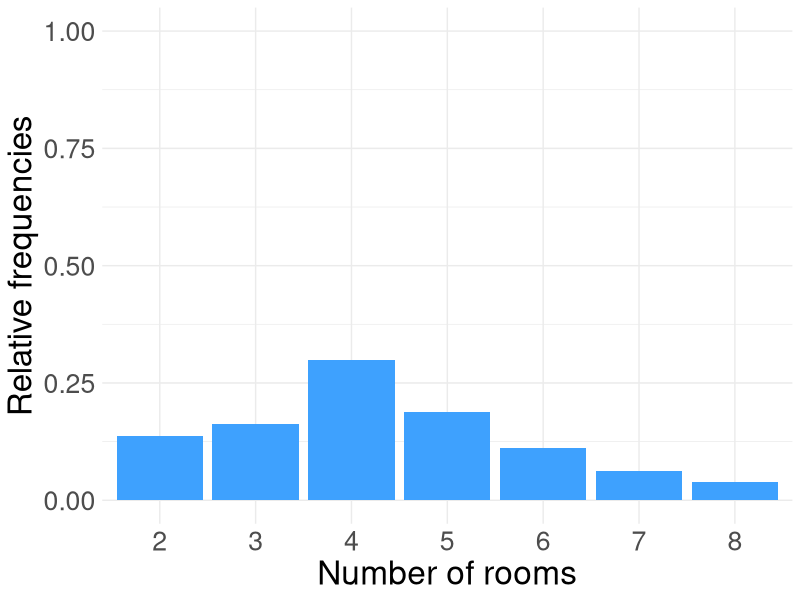
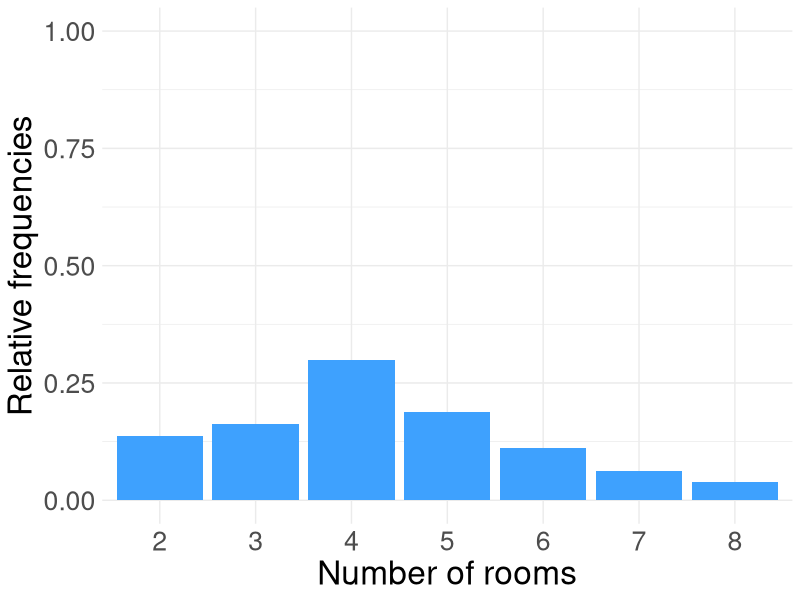

These charts were generated, in order, by the following R code:
library(ggplot2)
library(svglite)

d <- read.csv("rooms_result.csv", header = FALSE)
d <- d[, c(1, 3)]
colnames(d) <- c("Rooms", "Frequency")
d$Rooms <- sapply(d$Rooms, as.character)

svglite("barplot.svg")
ggplot(data = d, mapping = aes(x = Rooms, y = Frequency)) +
geom_col(fill = "#3ea1fe") +
ylim(0, 1) +
labs(x = "Number of rooms", y = "Relative frequencies") +
theme_minimal() +
theme(text = element_text(size = 24))
ggsave("barplot.svg", units = "cm")
